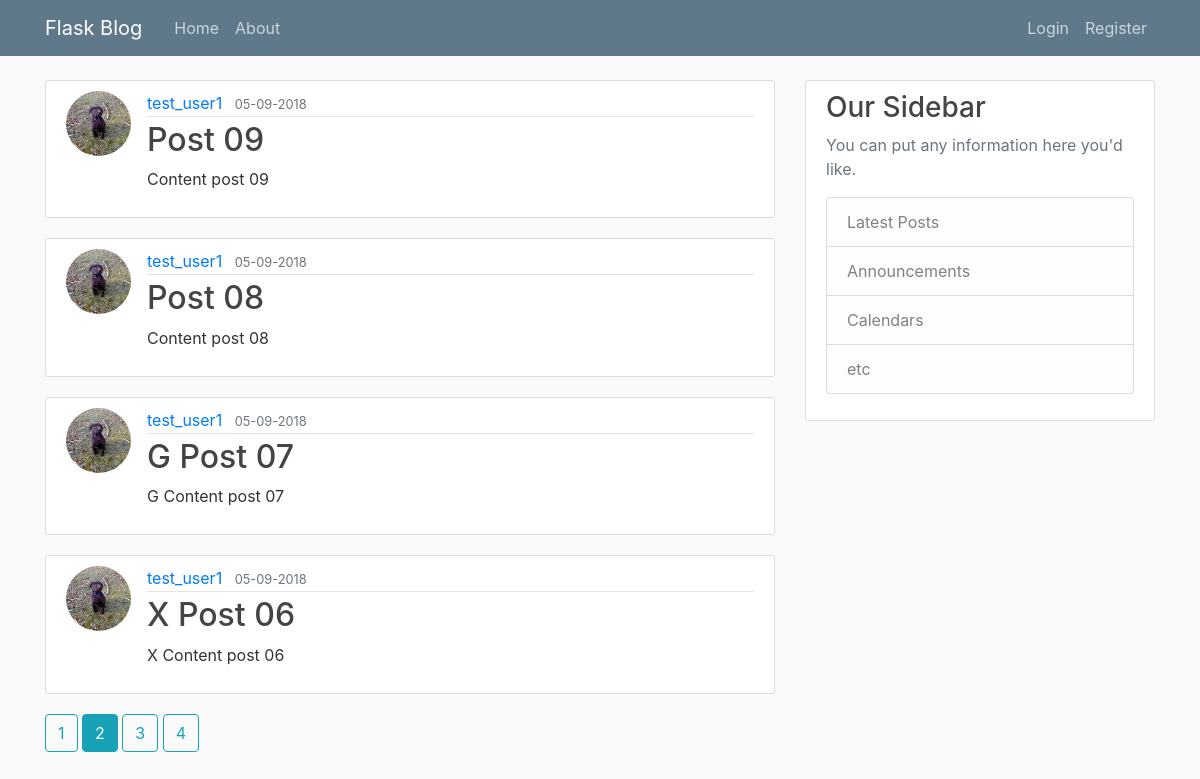
The page /home?page=2 on the database its author committed.
### flaskblog/models.py (models this page shows, shortened)
class Post(db.Model):
    id = db.Column(db.Integer, primary_key=True)
    title = db.Column(db.String(100), nullable=False)
    date_posted = db.Column(db.DateTime, nullable=False, default=datetime.utcnow)
    content = db.Column(db.Text, nullable=False)
    user_id = db.Column(db.Integer, db.ForeignKey('user.id'), nullable=False)

class User(db.Model, UserMixin):
    id = db.Column(db.Integer, primary_key=True)
    username = db.Column(db.String(20), unique=True, nullable=False)
    email = db.Column(db.String(120), unique=True, nullable=False)
    image_file = db.Column(db.String(20), nullable=False, default='default.jpg')
    password = db.Column(db.String(60), nullable=False)
    posts = db.relationship('Post', backref='author', lazy=True)

### flaskblog/main/routes.py (the view)
@main.route("/")
@main.route("/home")
def home():
    page = request.args.get('page', 1, type=int)
    posts = Post.query.order_by(Post.date_posted.desc()).paginate(page=page, per_page=4)
    return render_template('home.html', posts=posts)

### flaskblog/templates/home.html
{% extends "layout.html" %}
{% block content %}
    {% for post in posts.items %}
    <article class="media content-section">
        <img class="rounded-circle article-img" src="{{ url_for('static', filename='img/' + post.author.image_file) }}">
        <div class="media-body">
            <div class="article-metadata">
                <a class="mr-2" href="{{ url_for('users.user_posts', username=post.author.username) }}">{{ post.author.username }}</a>
                <small class="text-muted">{{ post.date_posted.strftime('%d-%m-%Y') }}</small>
            </div>
            <h2><a class="article-title" href="{{ url_for('posts.post', post_id=post.id) }} ">{{ post.title }}</a></h2>
            <p class="article-content">{{ post.content }}</p>
        </div>
    </article>
    {% endfor %}
    {% for page_num in posts.iter_pages(left_edge=1, right_edge=1, left_current=1, right_current=2) %}
        {% if page_num %}
            {% if posts.page == page_num %}
                <a class="btn btn-info mb-4" href="{{ url_for('main.home', page=page_num) }}">{{ page_num }}</a>
            {% else %}
                <a class="btn btn-outline-info mb-4" href="{{ url_for('main.home', page=page_num) }}">{{ page_num }}</a>
            {% endif %}
        {% else %}
            ...
        {% endif %}
    {% endfor %}
{% endblock content %}

### flaskblog/static/main.css (style rules this page uses)
body { background: #fafafa; color: #333333; margin-top: 5rem; }
h1, h2, h3, h4, h5, h6 { color: #444444; }
.content-section { background: #ffffff; padding: 10px 20px; border: 1px solid #dddddd; border-radius: 3px; margin-bottom: 20px; }
.article-title { color: #444444; }
.article-content { white-space: pre-line; }
.article-img { height: 65px; width: 65px; margin-right: 16px; }
.article-metadata { padding-bottom: 1px; margin-bottom: 4px; border-bottom: 1px solid #e3e3e3 }

### rows shown on the page
Post: image_file (picture), author.username "test_user1", date_posted "05-09-2018", title "Post 09", content "Content post 09"
Post: image_file (picture), author.username "test_user1", date_posted "05-09-2018", title "Post 08", content "Content post 08"
Post: image_file (picture), author.username "test_user1", date_posted "05-09-2018", title "G Post 07", content "G Content post 07"
Post: image_file (picture), author.username "test_user1", date_posted "05-09-2018", title "X Post 06", content "X Content post 06"

### other values the page prints
{{ page_num }} "1" "3" "4"
{{ page_num }} "2"
